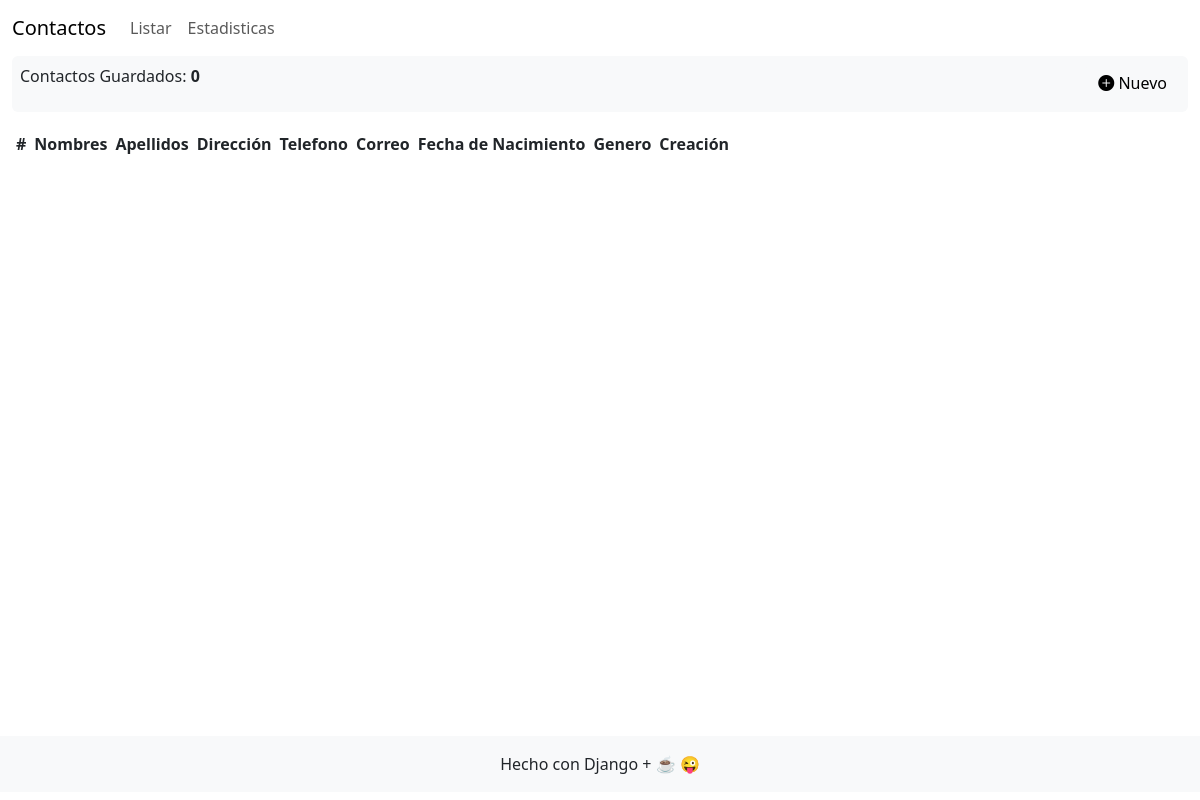
Page /contacts/contact_list/ on the earlier database version.
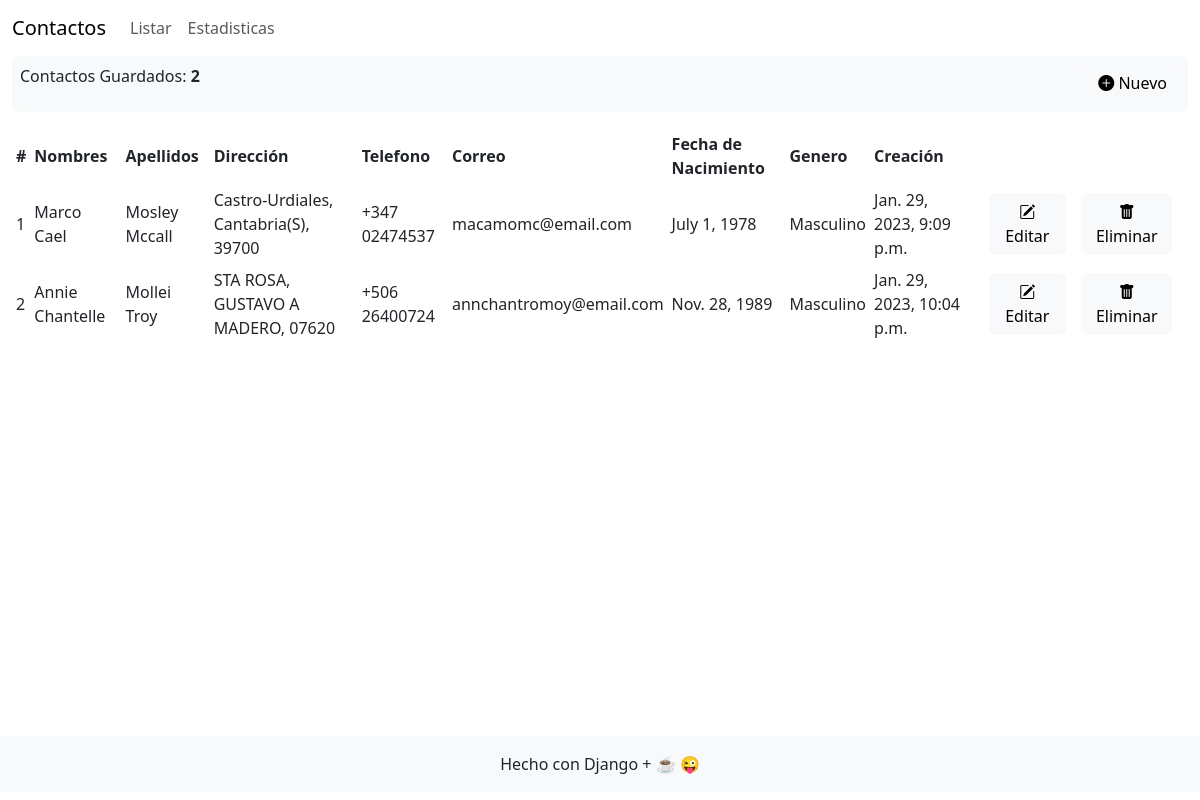
Same page on the later database version.
### contacts/models.py (models this page shows, shortened)
class Contact(models.Model):
    first_name = models.CharField(max_length=50)
    last_name = models.CharField(max_length=50)
    address = models.TextField()
    phone_number = models.TextField()
    email = models.EmailField()
    birthday_date = models.DateField()
    genre = models.CharField(max_length=10, choices=GENRE_OPTIONS, default='0')
    create_at = models.DateTimeField(default=datetime.now(), null=False)

### contacts/views.py (the view)
# urls.py: path('contact_list/', views.contact_list, name='contact_list'),
def contact_list(request):
    contacts = Contact.objects.all()
    context = {
        'contacts': contacts
    }
    return render(request, 'contacts/list.html', context)

### template/contacts/list.html (shortened to what this page needs)
{% extends "contacts/layout/base.html" %}
{% load static %}
{% block header %}
    {% include "contacts/partials/menu.html" %}
{% endblock %}
{% block content %}
    <div class="container-fluid d-flex flex-column" style="height: 85vh;">
        <div class="container-fluid bg-light d-flex flex-row-reverse justify-content-between mb-3 p-2 rounded">
            <a class="btn btn-light" href="#"><i class="bi bi-plus-circle-fill"></i> Nuevo</a>
            <p>Contactos Guardados: <b>{{contacts|length}}</b></p>
        </div>
        <div class="table-responsive">
            <table class="table-sm table-hover">
                <thead>
                    <th>#</th>
                    <th>Nombres</th>
                    <th>Apellidos</th>
                    <th>Dirección</th>
                    <th>Telefono</th>
                    <th>Correo</th>
                    <th>Fecha de Nacimiento</th>
                    <th>Genero</th>
                    <th>Creación</th>
                    <th></th>
                </thead>
                <tbody>
                    {% for contact in contacts %}
                        <tr>
                            <td>{{forloop.counter}}</td>
                            <td>{{contact.first_name}}</td>
                            <td>{{contact.last_name}}</td>
                            <td>{{contact.address}}</td>
                            <td>{{contact.phone_number}}</td>
                            <td>{{contact.email}}</td>
                            <td>{{contact.birthday_date}}</td>
                            <td>{{contact.get_genre_display}}</td>
                            <td>{{contact.create_at}}</td>
                            <td><div class="container d-flex gap-3">
                                <a class="btn btn-light" href="#"><i class="bi bi-pencil-square"></i> Editar</a>
                                <a class="btn btn-light" href="#"><i class="bi bi-trash-fill"></i> Eliminar</a>
                            </div></td>
                        </tr>
                    {% endfor %}
                </tbody>
            </table>
        </div>
    </div>
{% endblock %}

### template/contacts/layout/base.html (shortened to what this page needs)
<!DOCTYPE html>
<html lang="en">
  <head>
    <link
      href="https://cdn.jsdelivr.net/npm/bootstrap@5.3.0-alpha1/dist/css/bootstrap.min.css"
      rel="stylesheet"
    />
    <link rel="stylesheet" href="https://cdn.jsdelivr.net/npm/bootstrap-icons@1.10.3/font/bootstrap-icons.css">
  </head>
  <header>{% block header %}{% endblock header %}</header>
  <body>
   {% block content %}{% endblock content %}
  </body>
  {% include "contacts/partials/footer.html" %}
</html>

### template/contacts/partials/menu.html (shortened to what this page needs)
<nav class="navbar navbar-expand-lg">
  <div class="container-fluid">
    <a class="navbar-brand" href="{% url 'index' %}">Contactos</a>
    <div class="collapse navbar-collapse" id="navbarNav">
      <ul class="navbar-nav">
        <li class="nav-item">
          <a class="nav-link" href="{% url 'contact_list' %}">Listar</a>
        </li>
        <li class="nav-item">
          <a class="nav-link" href="#">Estadisticas</a>
        </li>
      </ul>
    </div>
  </div>
</nav>

### template/contacts/partials/footer.html
<footer class="container-fluid d-flex align-items-center justify-content-center bg-light" style="height: 7vh;">
    Hecho con Django + ☕ 😜
</footer>

Differences in the rows shown:
added Contact: first_name "Marco Cael", last_name "Mosley Mccall", address "Castro-Urdiales, Cantabria(S), 39700", phone_number "+347 02474537", email "macamomc@email.com", birthday_date "July 1, 1978", genre "Masculino", create_at "Jan. 29, 2023, 9:09 p.m."
added Contact: first_name "Annie Chantelle", last_name "Mollei Troy", address "STA ROSA, GUSTAVO A MADERO, 07620", phone_number "+506 26400724", email "annchantromoy@email.com", birthday_date "Nov. 28, 1989", genre "Masculino", create_at "Jan. 29, 2023, 10:04 p.m."
Other differences:
{{ contacts|length }}: "0" → "2"
